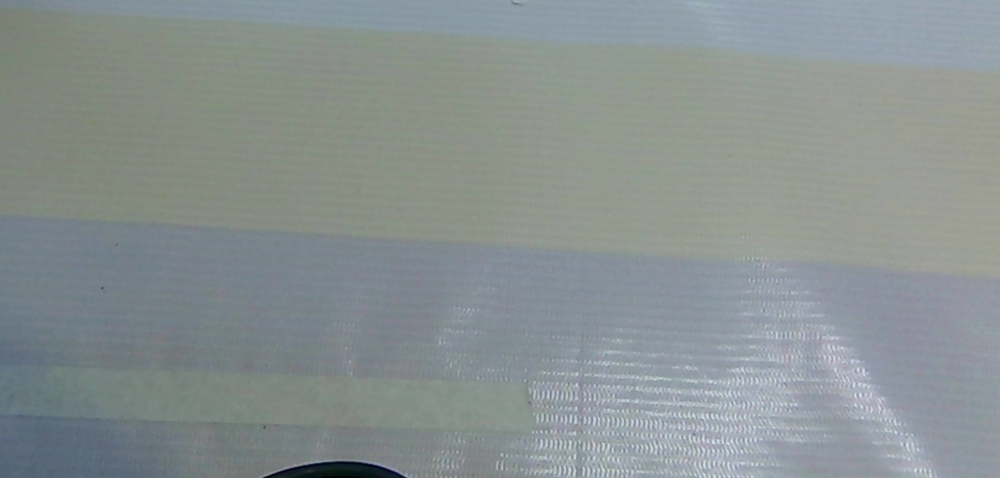
#> input picture old/1111.png, 1000 x 478 px, shrunk from 1551 x 742 before the run, given in place of the camera
$ python fenge.py
#> lines starting #> are read from the running program, lines starting #| are printed output that depends on the picture; after the words box and inside, x2 and y2 are one past the last pixel; in counts of white or black regions, pixels touching at a corner belong together
import cv2
import numpy as np

# 初始化摄像头
cap = cv2.VideoCapture(0)

# 定义左边和右边颜色的 HSV 范围
# 左边颜色范围
left_lower_hsv = np.array([15, 10, 100])  # 最小 HSV 值
left_upper_hsv = np.array([40, 50, 255])   # 最大 HSV 值

# 右边颜色范围
right_lower_hsv = np.array([45, 10, 45])   # 最小 HSV 值
right_upper_hsv = np.array([70, 50, 200])   # 最大 HSV 值

# 定义结构元素
kernel = cv2.getStructuringElement(cv2.MORPH_ELLIPSE, (6, 6))

while True:
    # 读取摄像头帧
    ret, frame = cap.read()
#> frame is the input picture: shape (478, 1000, 3); mean B, G, R 145.5, 145.6, 137.4
    if not ret:
        break
    height, width = frame.shape[:2]
#> height = 478; width = 1000
    x1, y1, x2, y2 = width // 4, height // 4, 3 * width // 4, 3 * height // 4
#> x1 = 250; y1 = 119; x2 = 750; y2 = 358

    # 截取ROI区域
    roi = frame[y1:y2, x1:x2]
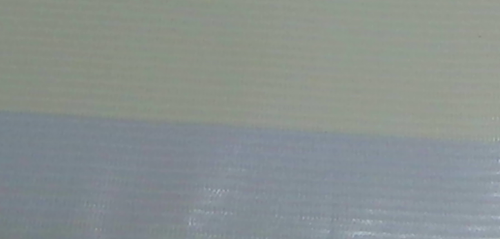
#> roi: shape (239, 500, 3); mean B, G, R 143.3, 145.1, 137.4

    # 将图像从 BGR 转换为 HSV
    hsv_image = cv2.cvtColor(roi, cv2.COLOR_BGR2HSV)
#> hsv_image: shape (239, 500, 3); mean H, S, V 74, 23.6, 148.8

    # 创建左边颜色的掩膜
    left_mask = cv2.inRange(hsv_image, left_lower_hsv, left_upper_hsv)
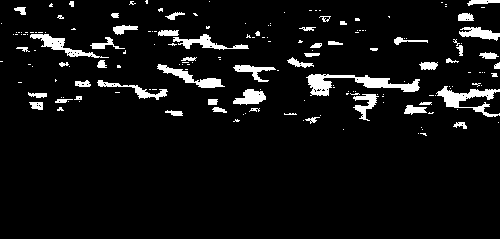
#> left_mask: shape (239, 500); 6.5% white; 175 white regions (124 under 20 px), largest, box (x1, y1, x2, y2) and area: (306, 74, 420, 96) 990, (436, 86, 500, 117) 708, (30, 34, 109, 58) 486
    # 创建右边颜色的掩膜
    right_mask = cv2.inRange(hsv_image, right_lower_hsv, right_upper_hsv)
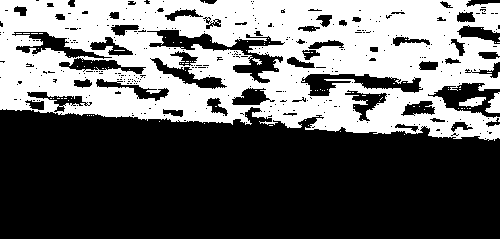
#> right_mask: shape (239, 500); 40.2% white; 99 white regions (95 under 20 px), largest, box (x1, y1, x2, y2) and area: (0, 0, 500, 141) 47507, (485, 92, 500, 113) 195, (459, 97, 486, 107) 169, (252, 58, 262, 65) 32

    # 使用掩膜分割颜色区域
#> (the run stopped early here; a loop or call above may not have finished)

$ run again, on old/2222.png
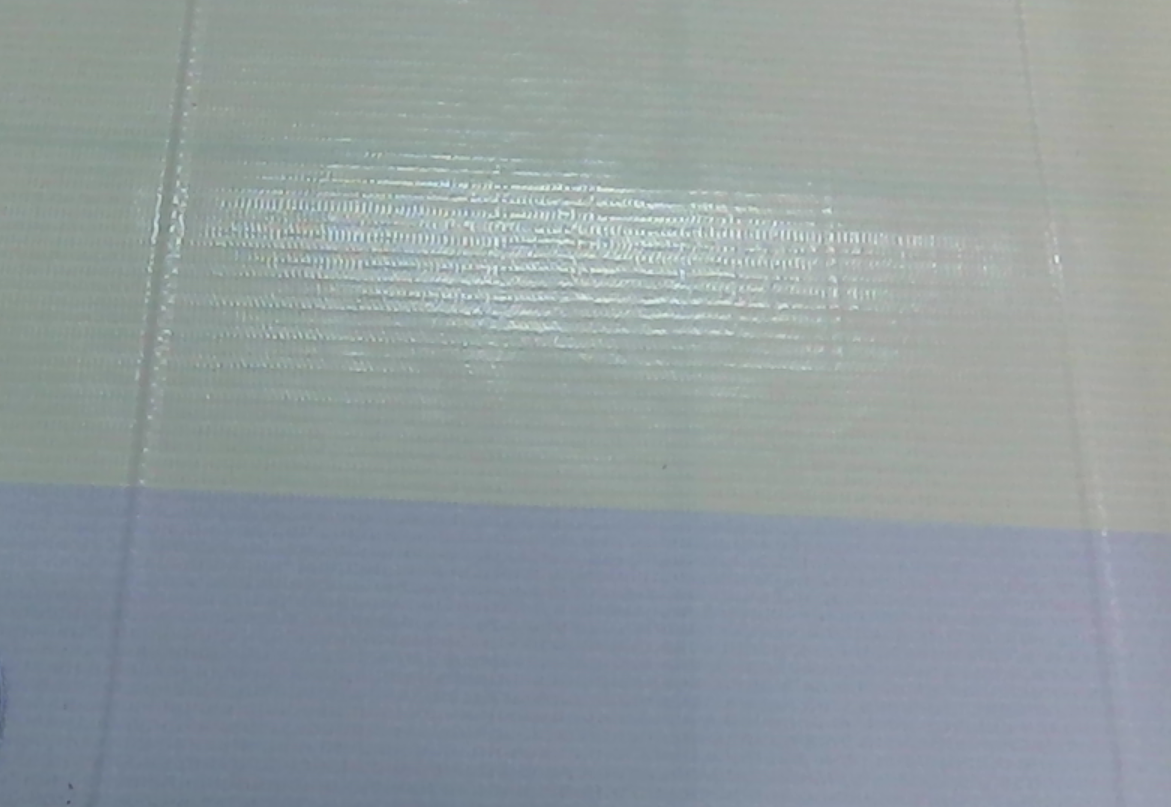
#> input picture old/2222.png, 1171 x 807 px, given in place of the camera
#> frame is the input picture: shape (807, 1171, 3); mean B, G, R 158.7, 155.8, 145.5
#> hsv_image: shape (404, 586, 3); mean H, S, V 87.2, 25.4, 167.4
#> `left_mask = cv2.inRange(hsv_image, left_lower_hsv, left_upper_hsv)`:
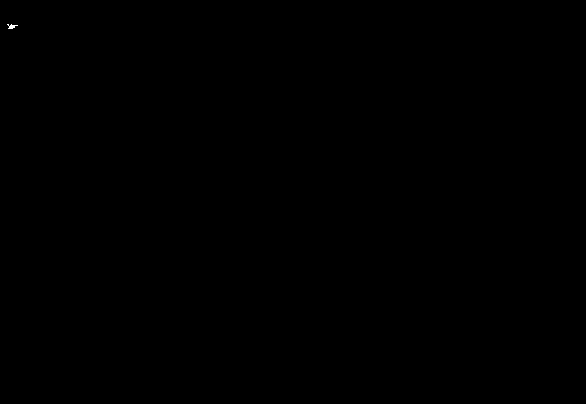
#> left_mask: shape (404, 586); 0.01% white; 1 white region, box (x1, y1, x2, y2) and area: (7, 24, 18, 29) 29
#> `right_mask = cv2.inRange(hsv_image, right_lower_hsv, right_upper_hsv)`:
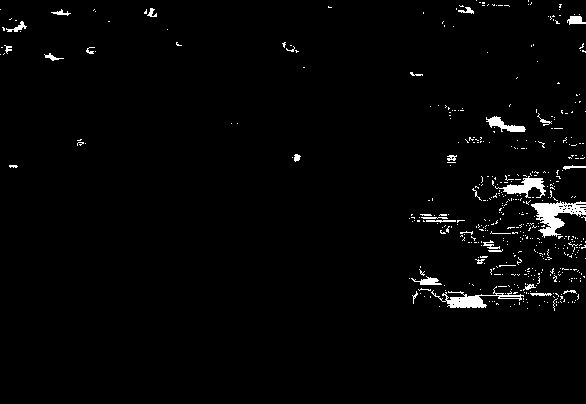
#> right_mask: shape (404, 586); 2% white; 475 white regions (443 under 20 px), largest, box (x1, y1, x2, y2) and area: (531, 201, 586, 238) 904, (431, 286, 524, 308) 595, (495, 176, 546, 198) 447
